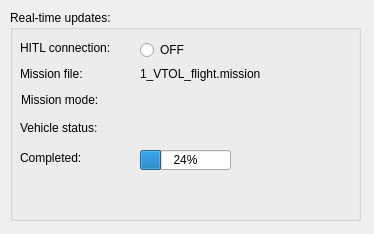
<?xml version="1.0" encoding="UTF-8"?>
<ui version="4.0">
 <class>QGCHilMissionStatus</class>
 <widget class="QWidget" name="QGCHilMissionStatus">
  <property name="geometry">
   <rect>
    <x>0</x>
    <y>0</y>
    <width>374</width>
    <height>234</height>
   </rect>
  </property>
  <property name="sizePolicy">
   <sizepolicy hsizetype="Expanding" vsizetype="Preferred">
    <horstretch>0</horstretch>
    <verstretch>0</verstretch>
   </sizepolicy>
  </property>
  <property name="windowTitle">
   <string>Form</string>
  </property>
  <widget class="QGroupBox" name="groupBox">
   <property name="geometry">
    <rect>
     <x>10</x>
     <y>10</y>
     <width>351</width>
     <height>211</height>
    </rect>
   </property>
   <property name="title">
    <string>Real-time updates:</string>
   </property>
   <widget class="QRadioButton" name="rbHILState">
    <property name="geometry">
     <rect>
      <x>130</x>
      <y>30</y>
      <width>221</width>
      <height>20</height>
     </rect>
    </property>
    <property name="text">
     <string>OFF</string>
    </property>
   </widget>
   <widget class="QLabel" name="lblMissionMode">
    <property name="geometry">
     <rect>
      <x>131</x>
      <y>82</y>
      <width>221</width>
      <height>16</height>
     </rect>
    </property>
    <property name="sizePolicy">
     <sizepolicy hsizetype="Minimum" vsizetype="Fixed">
      <horstretch>0</horstretch>
      <verstretch>0</verstretch>
     </sizepolicy>
    </property>
    <property name="text">
     <string/>
    </property>
   </widget>
   <widget class="QLabel" name="lblArmed">
    <property name="geometry">
     <rect>
      <x>130</x>
      <y>110</y>
      <width>221</width>
      <height>16</height>
     </rect>
    </property>
    <property name="sizePolicy">
     <sizepolicy hsizetype="Minimum" vsizetype="Fixed">
      <horstretch>0</horstretch>
      <verstretch>0</verstretch>
     </sizepolicy>
    </property>
    <property name="text">
     <string/>
    </property>
   </widget>
   <widget class="QLabel" name="label_2">
    <property name="geometry">
     <rect>
      <x>10</x>
      <y>110</y>
      <width>121</width>
      <height>16</height>
     </rect>
    </property>
    <property name="sizePolicy">
     <sizepolicy hsizetype="Minimum" vsizetype="Fixed">
      <horstretch>0</horstretch>
      <verstretch>0</verstretch>
     </sizepolicy>
    </property>
    <property name="font">
     <font>
      <weight>50</weight>
      <bold>false</bold>
     </font>
    </property>
    <property name="text">
     <string>Vehicle status:</string>
    </property>
   </widget>
   <widget class="QProgressBar" name="progressBar">
    <property name="geometry">
     <rect>
      <x>130</x>
      <y>140</y>
      <width>91</width>
      <height>20</height>
     </rect>
    </property>
    <property name="value">
     <number>24</number>
    </property>
   </widget>
   <widget class="QLabel" name="label_9">
    <property name="geometry">
     <rect>
      <x>10</x>
      <y>140</y>
      <width>101</width>
      <height>16</height>
     </rect>
    </property>
    <property name="font">
     <font>
      <weight>50</weight>
      <bold>false</bold>
     </font>
    </property>
    <property name="text">
     <string>Completed:</string>
    </property>
   </widget>
   <widget class="QLabel" name="lblMissionFileName">
    <property name="geometry">
     <rect>
      <x>130</x>
      <y>56</y>
      <width>221</width>
      <height>16</height>
     </rect>
    </property>
    <property name="sizePolicy">
     <sizepolicy hsizetype="Minimum" vsizetype="Fixed">
      <horstretch>0</horstretch>
      <verstretch>0</verstretch>
     </sizepolicy>
    </property>
    <property name="text">
     <string>1_VTOL_flight.mission</string>
    </property>
   </widget>
   <widget class="QLabel" name="label_5">
    <property name="geometry">
     <rect>
      <x>11</x>
      <y>82</y>
      <width>121</width>
      <height>16</height>
     </rect>
    </property>
    <property name="sizePolicy">
     <sizepolicy hsizetype="Minimum" vsizetype="Fixed">
      <horstretch>0</horstretch>
      <verstretch>0</verstretch>
     </sizepolicy>
    </property>
    <property name="font">
     <font>
      <weight>50</weight>
      <bold>false</bold>
     </font>
    </property>
    <property name="text">
     <string>Mission mode:</string>
    </property>
   </widget>
   <widget class="QLabel" name="label_12">
    <property name="geometry">
     <rect>
      <x>10</x>
      <y>30</y>
      <width>121</width>
      <height>16</height>
     </rect>
    </property>
    <property name="sizePolicy">
     <sizepolicy hsizetype="Minimum" vsizetype="Fixed">
      <horstretch>0</horstretch>
      <verstretch>0</verstretch>
     </sizepolicy>
    </property>
    <property name="font">
     <font>
      <weight>50</weight>
      <bold>false</bold>
     </font>
    </property>
    <property name="text">
     <string>HITL connection:</string>
    </property>
   </widget>
   <widget class="QLabel" name="label_4">
    <property name="geometry">
     <rect>
      <x>10</x>
      <y>56</y>
      <width>111</width>
      <height>16</height>
     </rect>
    </property>
    <property name="sizePolicy">
     <sizepolicy hsizetype="Minimum" vsizetype="Fixed">
      <horstretch>0</horstretch>
      <verstretch>0</verstretch>
     </sizepolicy>
    </property>
    <property name="font">
     <font>
      <weight>50</weight>
      <bold>false</bold>
     </font>
    </property>
    <property name="text">
     <string>Mission file:</string>
    </property>
   </widget>
  </widget>
 </widget>
 <resources/>
 <connections/>
</ui>
